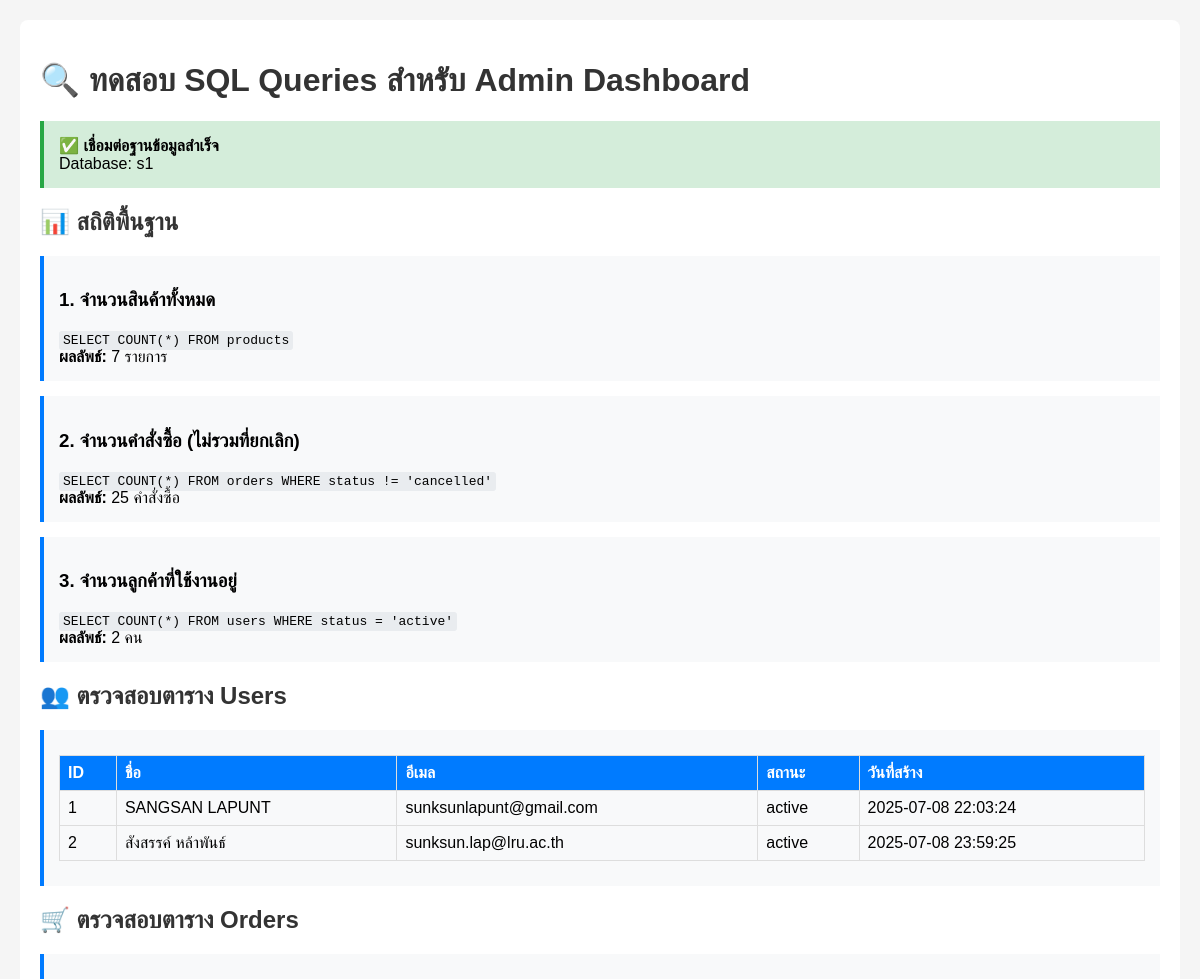
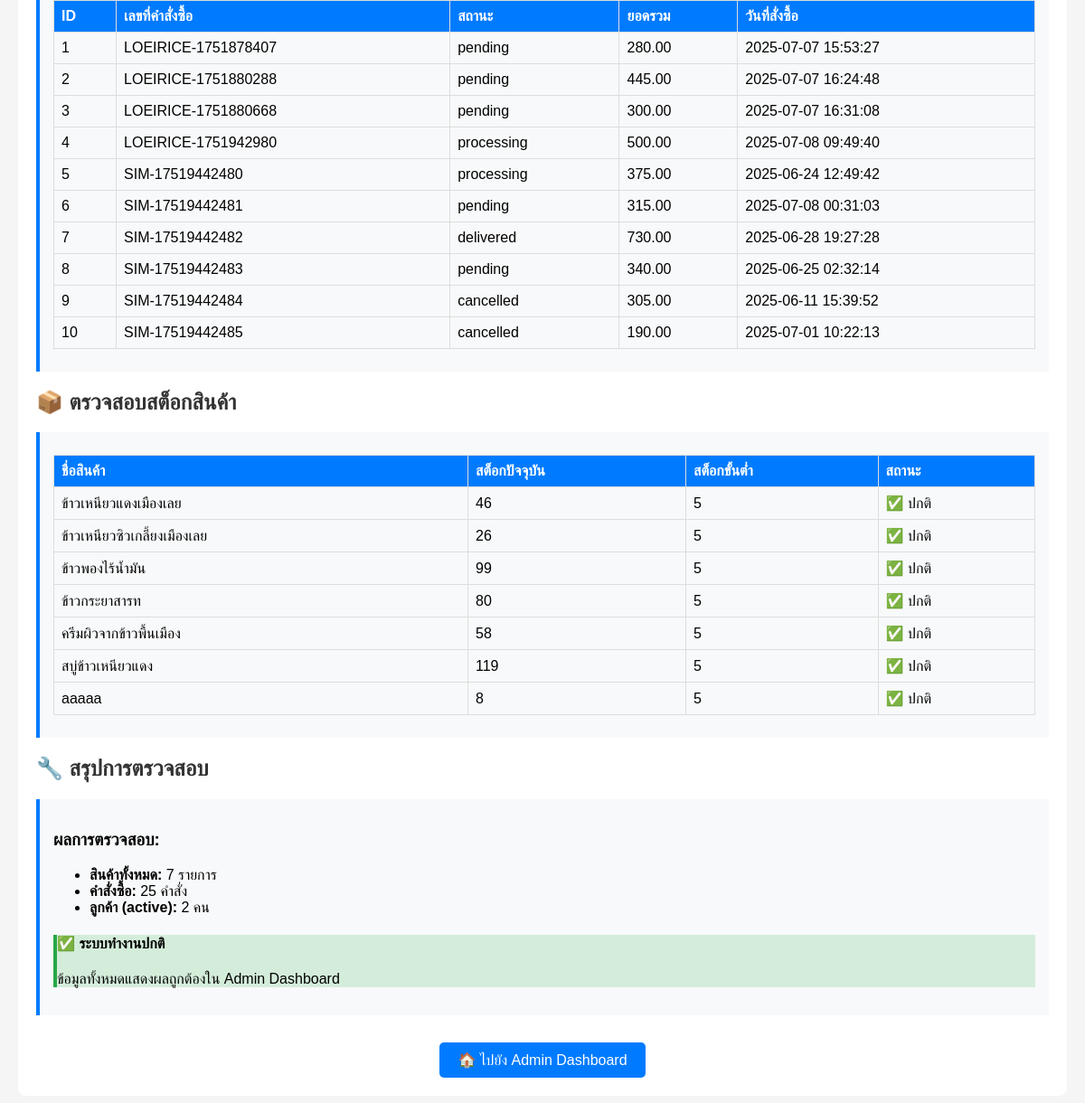
/test-admin-queries.php, run on an earlier commit of the app's database (2 pictures, top to bottom).
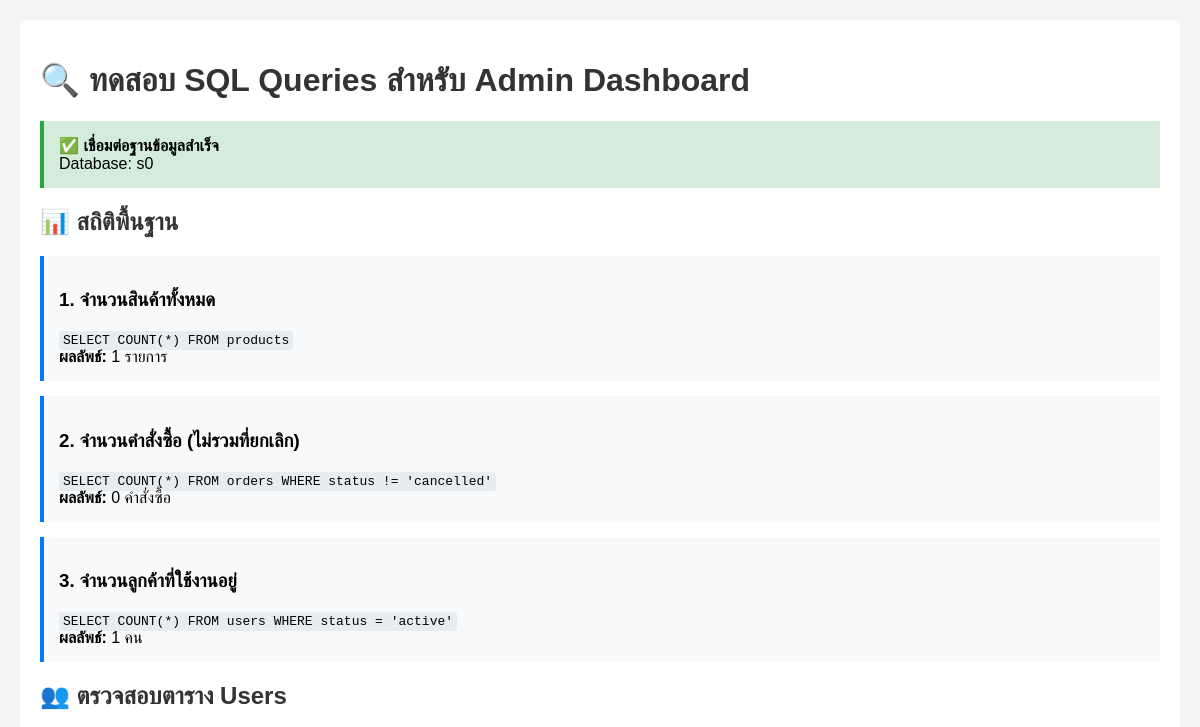
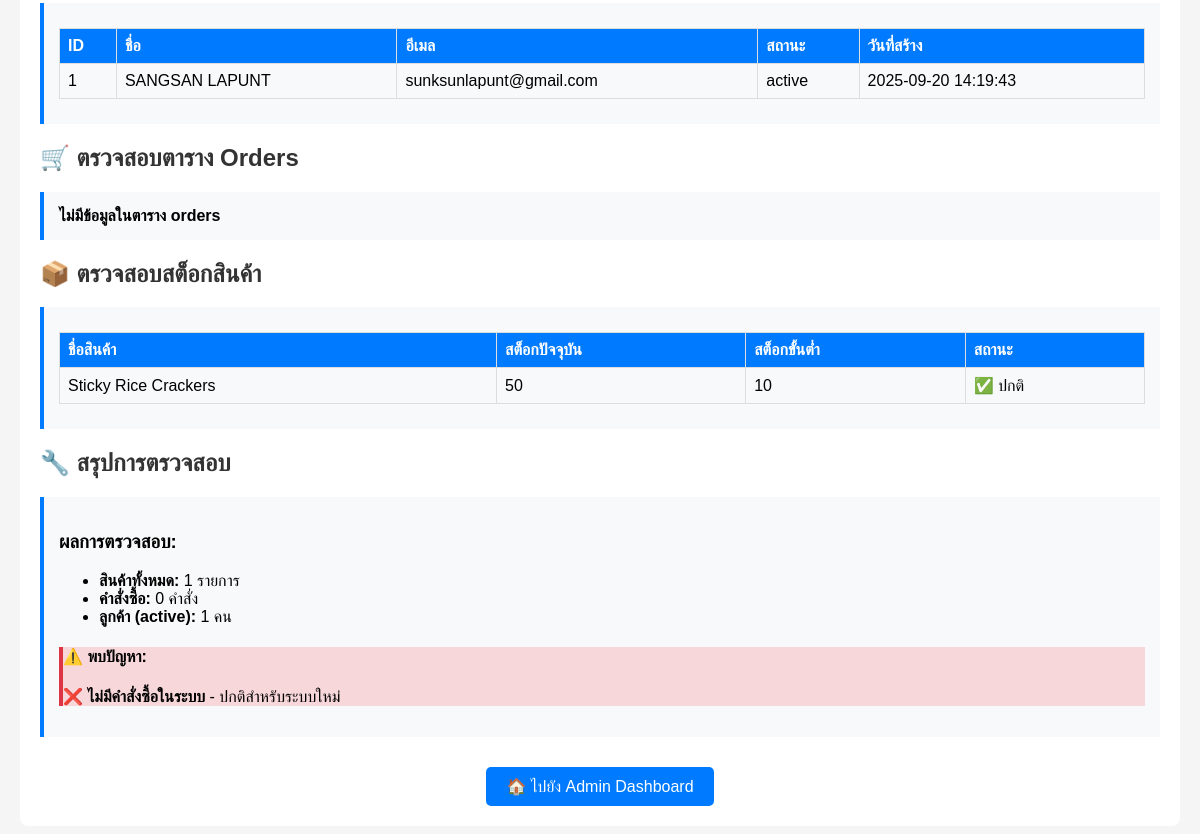
And on a later commit of the database (2 pictures, top to bottom).
### tables this page shows
CREATE TABLE `users` (
  `id` int(11) NOT NULL,
  `first_name` varchar(100) NOT NULL COMMENT 'ชื่อ',
  `last_name` varchar(100) NOT NULL COMMENT 'นามสกุล',
  `email` varchar(255) NOT NULL COMMENT 'อีเมล (ไม่ซ้ำ)',
  `phone` varchar(20) DEFAULT NULL COMMENT 'เบอร์โทรศัพท์',
  `password` varchar(255) NOT NULL COMMENT 'รหัสผ่าน (hashed)',
  `date_of_birth` date DEFAULT NULL COMMENT 'วันเกิด',
  `gender` enum('male','female','other') DEFAULT NULL COMMENT 'เพศ',
  `profile_image` varchar(500) DEFAULT NULL COMMENT 'รูปโปรไฟล์',
  `status` enum('active','inactive','banned') NOT NULL DEFAULT 'active' COMMENT 'สถานะบัญชี',
  `email_verified` tinyint(1) NOT NULL DEFAULT 0 COMMENT 'ยืนยันอีเมลแล้ว (0=ยัง, 1=แล้ว)',
  `verification_token` varchar(255) DEFAULT NULL COMMENT 'โทเค็นยืนยันอีเมล',
  `reset_token` varchar(255) DEFAULT NULL COMMENT 'โทเค็นรีเซ็ตรหัสผ่าน/Remember Me',
  `reset_token_expires` datetime DEFAULT NULL COMMENT 'วันหมดอายุโทเค็นรีเซ็ต',
  `last_login` timestamp NULL DEFAULT NULL COMMENT 'เข้าสู่ระบบครั้งสุดท้าย',
  `total_orders` int(11) NOT NULL DEFAULT 0 COMMENT 'จำนวนคำสั่งซื้อทั้งหมด',
  `total_spent` decimal(12,2) NOT NULL DEFAULT 0.00 COMMENT 'ยอดใช้จ่ายทั้งหมด (บาท)',
  `created_at` timestamp NOT NULL DEFAULT current_timestamp() COMMENT 'วันที่สร้างบัญชี',
  `updated_at` timestamp NOT NULL DEFAULT current_timestamp() ON UPDATE current_timestamp() COMMENT 'วันที่แก้ไขล่าสุด'
);

CREATE TABLE `orders` (
  `id` int(11) NOT NULL,
  `user_id` int(11) DEFAULT NULL,
  `order_number` varchar(50) NOT NULL COMMENT 'เลขที่คำสั่งซื้อ',
  `status` enum('pending','confirmed','processing','shipped','delivered','cancelled','returned','refunded') DEFAULT 'pending' COMMENT 'สถานะ',
  `subtotal` decimal(10,2) NOT NULL COMMENT 'ราคารวมสินค้า',
  `shipping_cost` decimal(10,2) DEFAULT 0.00 COMMENT 'ค่าจัดส่ง',
  `tax_amount` decimal(10,2) DEFAULT 0.00 COMMENT 'ภาษี',
  `discount_amount` decimal(10,2) DEFAULT 0.00 COMMENT 'ส่วนลด',
  `total_amount` decimal(10,2) NOT NULL COMMENT 'ยอดรวมทั้งหมด',
  `payment_method` enum('bank_transfer','promptpay') NOT NULL COMMENT 'วิธีการชำระเงิน',
  `payment_status` enum('pending','paid','failed','refunded','partial_refund') DEFAULT 'pending' COMMENT 'สถานะการชำระเงิน',
  `payment_reference` varchar(100) DEFAULT NULL COMMENT 'เลขที่อ้างอิงการชำระเงิน',
  `paid_at` timestamp NULL DEFAULT NULL COMMENT 'วันที่ชำระเงิน',
  `shipping_method_id` int(11) DEFAULT NULL COMMENT 'วิธีการจัดส่ง',
  `tracking_number` varchar(100) DEFAULT NULL COMMENT 'หมายเลขติดตาม',
  `shipping_notes` text DEFAULT NULL COMMENT 'หมายเหตุการจัดส่ง',
  `billing_address` text NOT NULL COMMENT 'ที่อยู่เรียกเก็บเงิน (JSON)',
  `shipping_address` text NOT NULL COMMENT 'ที่อยู่จัดส่ง (JSON)',
  `customer_notes` text DEFAULT NULL COMMENT 'หมายเหตุจากลูกค้า',
  `admin_notes` text DEFAULT NULL COMMENT 'หมายเหตุจากแอดมิน',
  `ordered_at` timestamp NOT NULL DEFAULT current_timestamp() COMMENT 'วันที่สั่งซื้อ',
  `confirmed_at` timestamp NULL DEFAULT NULL COMMENT 'วันที่ยืนยัน',
  `shipped_at` timestamp NULL DEFAULT NULL COMMENT 'วันที่จัดส่ง',
  `delivered_at` timestamp NULL DEFAULT NULL COMMENT 'วันที่ส่งถึง',
  `cancelled_at` timestamp NULL DEFAULT NULL COMMENT 'วันที่ยกเลิก',
  `cancel_reason` text DEFAULT NULL COMMENT 'เหตุผลการยกเลิก',
  `created_at` timestamp NOT NULL DEFAULT current_timestamp(),
  `updated_at` timestamp NOT NULL DEFAULT current_timestamp() ON UPDATE current_timestamp()
);

CREATE TABLE `products` (
  `id` int(11) NOT NULL,
  `category_id` int(11) DEFAULT NULL,
  `name` varchar(200) NOT NULL COMMENT 'ชื่อสินค้า',
  `description` text DEFAULT NULL COMMENT 'คำอธิบายสินค้า',
  `short_description` varchar(500) DEFAULT NULL COMMENT 'คำอธิบายสั้น',
  `price` decimal(10,2) NOT NULL COMMENT 'ราคา',
  `sale_price` decimal(10,2) DEFAULT NULL COMMENT 'ราคาลดพิเศษ',
  `stock_quantity` int(11) DEFAULT 0 COMMENT 'จำนวนสต็อก',
  `min_stock_level` int(11) DEFAULT 5 COMMENT 'สต็อกขั้นต่ำแจ้งเตือน',
  `weight` decimal(8,2) DEFAULT NULL COMMENT 'น้ำหนัก',
  `unit` varchar(50) DEFAULT NULL COMMENT 'หน่วย (กก., ถุง, หลอด, ก้อน)',
  `image_main` varchar(255) DEFAULT NULL COMMENT 'รูปภาพหลัก',
  `image_gallery` text DEFAULT NULL COMMENT 'รูปภาพเพิ่มเติม (JSON format)',
  `features` text DEFAULT NULL COMMENT 'คุณสมบัติเด่น',
  `ingredients` text DEFAULT NULL COMMENT 'ส่วนผสม/วัตถุดิบ',
  `benefits` text DEFAULT NULL COMMENT 'คุณประโยชน์',
  `usage_instructions` text DEFAULT NULL COMMENT 'วิธีการใช้งาน',
  `storage_instructions` text DEFAULT NULL COMMENT 'วิธีการเก็บรักษา',
  `origin` varchar(200) DEFAULT NULL COMMENT 'แหล่งที่มา/ถิ่นกำเนิด',
  `harvest_season` varchar(100) DEFAULT NULL COMMENT 'ฤดูเก็บเกี่ยว',
  `certification` varchar(200) DEFAULT NULL COMMENT 'การรับรอง (อินทรีย์, GAP, etc.)',
  `status` enum('active','inactive','out_of_stock') DEFAULT 'active' COMMENT 'สถานะ',
  `featured` tinyint(1) DEFAULT 0 COMMENT 'สินค้าแนะนำ',
  `is_new` tinyint(1) DEFAULT 0 COMMENT 'สินค้าใหม่',
  `view_count` int(11) DEFAULT 0 COMMENT 'จำนวนครั้งที่ดู',
  `rating_average` decimal(3,2) DEFAULT 0.00 COMMENT 'คะแนนเฉลี่ย',
  `rating_count` int(11) DEFAULT 0 COMMENT 'จำนวนคนให้คะแนน',
  `meta_title` varchar(255) DEFAULT NULL COMMENT 'Meta title สำหรับ SEO',
  `meta_description` text DEFAULT NULL COMMENT 'Meta description สำหรับ SEO',
  `slug` varchar(255) DEFAULT NULL COMMENT 'URL slug',
  `created_at` timestamp NOT NULL DEFAULT current_timestamp(),
  `updated_at` timestamp NOT NULL DEFAULT current_timestamp() ON UPDATE current_timestamp()
);

### test-admin-queries.php (the view, shortened to what this page needs)
<?php
echo "<!DOCTYPE html>";
echo "<html lang='th'>";
echo "<head>";
echo "</head>";
echo "<body>";
echo "<div class='container'>";
echo "<h1>🔍 ทดสอบ SQL Queries สำหรับ Admin Dashboard</h1>";
try {
    $pdo = getDB();
    echo "<div class='query-result success'>";
    echo "<strong>✅ เชื่อมต่อฐานข้อมูลสำเร็จ</strong><br>";
    echo "Database: " . $pdo->query("SELECT DATABASE()")->fetchColumn();
    echo "</div>";
    echo "<h2>📊 สถิติพื้นฐาน</h2>";
    echo "<div class='query-result'>";
    echo "<h3>1. จำนวนสินค้าทั้งหมด</h3>";
    echo "<code>SELECT COUNT(*) FROM products</code><br>";
    $stmt_products = $pdo->query("SELECT COUNT(*) FROM products");
    $products_count = $stmt_products->fetchColumn();
    echo "<strong>ผลลัพธ์:</strong> $products_count รายการ";
    echo "</div>";
    echo "<div class='query-result'>";
    echo "<h3>2. จำนวนคำสั่งซื้อ (ไม่รวมที่ยกเลิก)</h3>";
    echo "<code>SELECT COUNT(*) FROM orders WHERE status != 'cancelled'</code><br>";
    $stmt_orders = $pdo->query("SELECT COUNT(*) FROM orders WHERE status != 'cancelled'");
    $orders_count = $stmt_orders->fetchColumn();
    echo "<strong>ผลลัพธ์:</strong> $orders_count คำสั่งซื้อ";
    echo "</div>";
    echo "<div class='query-result'>";
    echo "<h3>3. จำนวนลูกค้าที่ใช้งานอยู่</h3>";
    echo "<code>SELECT COUNT(*) FROM users WHERE status = 'active'</code><br>";
    $stmt_customers = $pdo->query("SELECT COUNT(*) FROM users WHERE status = 'active'");
    $customers_count = $stmt_customers->fetchColumn();
    echo "<strong>ผลลัพธ์:</strong> $customers_count คน";
    echo "</div>";
    echo "<h2>👥 ตรวจสอบตาราง Users</h2>";
    echo "<div class='query-result'>";
    $stmt_all_users = $pdo->query("SELECT id, CONCAT(first_name, ' ', last_name) as full_name, email, status, created_at FROM users LIMIT 10");
    $all_users = $stmt_all_users->fetchAll(PDO::FETCH_ASSOC);
    if ($all_users) {
        echo "<table>";
        echo "<tr><th>ID</th><th>ชื่อ</th><th>อีเมล</th><th>สถานะ</th><th>วันที่สร้าง</th></tr>";
        foreach ($all_users as $user) {
            echo "<tr>";
            echo "<td>" . htmlspecialchars($user['id']) . "</td>";
            echo "<td>" . htmlspecialchars($user['full_name'] ?? 'N/A') . "</td>";
            echo "<td>" . htmlspecialchars($user['email']) . "</td>";
            echo "<td>" . htmlspecialchars($user['status']) . "</td>";
            echo "<td>" . htmlspecialchars($user['created_at']) . "</td>";
            echo "</tr>";
        }
        echo "</table>";
    } else {
        echo "<strong>ไม่มีข้อมูลในตาราง users</strong>";
    }
    echo "</div>";
    echo "<h2>🛒 ตรวจสอบตาราง Orders</h2>";
    echo "<div class='query-result'>";
    $stmt_all_orders = $pdo->query("SELECT id, order_number, status, total_amount, ordered_at FROM orders LIMIT 10");
    $all_orders = $stmt_all_orders->fetchAll(PDO::FETCH_ASSOC);
    if ($all_orders) {
        echo "<table>";
        echo "<tr><th>ID</th><th>เลขที่คำสั่งซื้อ</th><th>สถานะ</th><th>ยอดรวม</th><th>วันที่สั่งซื้อ</th></tr>";
        foreach ($all_orders as $order) {
            echo "<tr>";
            echo "<td>" . htmlspecialchars($order['id']) . "</td>";
            echo "<td>" . htmlspecialchars($order['order_number']) . "</td>";
            echo "<td>" . htmlspecialchars($order['status']) . "</td>";
            echo "<td>" . number_format($order['total_amount'], 2) . "</td>";
            echo "<td>" . htmlspecialchars($order['ordered_at']) . "</td>";
            echo "</tr>";
        }
        echo "</table>";
    } else {
        echo "<strong>ไม่มีข้อมูลในตาราง orders</strong>";
    }
    echo "</div>";
    echo "<h2>📦 ตรวจสอบสต็อกสินค้า</h2>";
    echo "<div class='query-result'>";
    $stmt_stock = $pdo->query("SELECT name, stock_quantity, min_stock_level FROM products WHERE stock_quantity > 0 LIMIT 10");
    $stock_data = $stmt_stock->fetchAll(PDO::FETCH_ASSOC);
    if ($stock_data) {
        echo "<table>";
        echo "<tr><th>ชื่อสินค้า</th><th>สต็อกปัจจุบัน</th><th>สต็อกขั้นต่ำ</th><th>สถานะ</th></tr>";
        foreach ($stock_data as $item) {
            $status = '';
            if ($item['stock_quantity'] <= 0) {
                $status = '❌ หมด';
            } elseif ($item['stock_quantity'] <= $item['min_stock_level']) {
                $status = '⚠️ ใกล้หมด';
            } else {
                $status = '✅ ปกติ';
            }
            echo "<tr>";
            echo "<td>" . htmlspecialchars($item['name']) . "</td>";
            echo "<td>" . $item['stock_quantity'] . "</td>";
            echo "<td>" . $item['min_stock_level'] . "</td>";
            echo "<td>" . $status . "</td>";
            echo "</tr>";
        }
        echo "</table>";
    } else {
        echo "<strong>ไม่มีข้อมูลสินค้าที่มีสต็อก</strong>";
    }
    echo "</div>";
    echo "<h2>🔧 สรุปการตรวจสอบ</h2>";
    echo "<div class='query-result'>";
    echo "<h3>ผลการตรวจสอบ:</h3>";
    echo "<ul>";
    echo "<li><strong>สินค้าทั้งหมด:</strong> $products_count รายการ</li>";
    echo "<li><strong>คำสั่งซื้อ:</strong> $orders_count คำสั่ง</li>";
    echo "<li><strong>ลูกค้า (active):</strong> $customers_count คน</li>";
    echo "</ul>";
    if ($products_count == 0 || $orders_count == 0 || $customers_count == 0) {
        echo "<div class='error'>";
        echo "<h4>⚠️ พบปัญหา:</h4>";
        if ($orders_count == 0) {
            echo "<p>❌ <strong>ไม่มีคำสั่งซื้อในระบบ</strong> - ปกติสำหรับระบบใหม่</p>";
        }
        echo "</div>";
    } else {
        echo "<div class='success'>";
        echo "<h4>✅ ระบบทำงานปกติ</h4>";
        echo "<p>ข้อมูลทั้งหมดแสดงผลถูกต้องใน Admin Dashboard</p>";
        echo "</div>";
    }
    echo "</div>";
} catch (Exception $e) {
    echo "<div class='query-result error'>";
    echo "<strong>❌ เกิดข้อผิดพลาด:</strong><br>";
    echo htmlspecialchars($e->getMessage());
    echo "</div>";
}
echo "<div style='text-align: center; margin-top: 30px;'>";
echo "<a href='admin/index.php' style='display: inline-block; padding: 10px 20px; background: #007bff; color: white; text-decoration: none; border-radius: 5px;'>🏠 ไปยัง Admin Dashboard</a>";
echo "</div>";
echo "</div>";
echo "</body>";
echo "</html>";
?>

What changed in the data, as far as the page shows it:
removed users: id "2", full_name "สังสรรค์ หล้าพันธ์", email "sunksun.lap@lru.ac.th", status "active", created_at "2025-07-08 23:59:25"
removed orders: id "1", order_number "LOEIRICE-1751878407", status "pending", total_amount "280.00", ordered_at "2025-07-07 15:53:27"
removed orders: id "2", order_number "LOEIRICE-1751880288", status "pending", total_amount "445.00", ordered_at "2025-07-07 16:24:48"
removed orders: id "3", order_number "LOEIRICE-1751880668", status "pending", total_amount "300.00", ordered_at "2025-07-07 16:31:08"
removed orders: id "4", order_number "LOEIRICE-1751942980", status "processing", total_amount "500.00", ordered_at "2025-07-08 09:49:40"
removed orders: id "5", order_number "SIM-17519442480", status "processing", total_amount "375.00", ordered_at "2025-06-24 12:49:42"
removed orders: id "6", order_number "SIM-17519442481", status "pending", total_amount "315.00", ordered_at "2025-07-08 00:31:03"
removed orders: id "7", order_number "SIM-17519442482", status "delivered", total_amount "730.00", ordered_at "2025-06-28 19:27:28"
removed orders: id "8", order_number "SIM-17519442483", status "pending", total_amount "340.00", ordered_at "2025-06-25 02:32:14"
removed orders: id "9", order_number "SIM-17519442484", status "cancelled", total_amount "305.00", ordered_at "2025-06-11 15:39:52"
removed orders: id "10", order_number "SIM-17519442485", status "cancelled", total_amount "190.00", ordered_at "2025-07-01 10:22:13"
removed products: name "ข้าวเหนียวแดงเมืองเลย", stock_quantity "46", min_stock_level "5", status "✅ ปกติ"
removed products: name "ข้าวเหนียวซิวเกลี้ยงเมืองเลย", stock_quantity "26", min_stock_level "5", status "✅ ปกติ"
removed products: name "ข้าวพองไร้น้ำมัน", stock_quantity "99", min_stock_level "5", status "✅ ปกติ"
removed products: name "ข้าวกระยาสารท", stock_quantity "80", min_stock_level "5", status "✅ ปกติ"
removed products: name "ครีมผิวจากข้าวพื้นเมือง", stock_quantity "58", min_stock_level "5", status "✅ ปกติ"
removed products: name "สบู่ข้าวเหนียวแดง", stock_quantity "119", min_stock_level "5", status "✅ ปกติ"
removed products: name "aaaaa", stock_quantity "8", min_stock_level "5", status "✅ ปกติ"
changed users "sunksunlapunt@gmail.com": created_at "2025-07-08 22:03:24" → "2025-09-20 14:19:43"
added products: name "Sticky Rice Crackers", stock_quantity "50", min_stock_level "10", status "✅ ปกติ"
Also different on the page:
$pdo->query("SELECT DATABASE()")->fetchColumn(): "s1" → "s0"
$products_count: "7" → "1"
$orders_count: "25" → "0"
$customers_count: "2" → "1"
text no longer shown: "ID เลขที่คำสั่งซื้อ สถานะ ยอดรวม วันที่สั่งซื้อ ✅ ระบบทำงานปกติ ข้อมูลทั้งหมดแสดงผลถูกต้องใน Admin Dashboard"
text now shown: "ไม่มีข้อมูลในตาราง orders ⚠️ พบปัญหา: ❌ ไม่มีคำสั่งซื้อในระบบ - ปกติสำหรับระบบใหม่"
